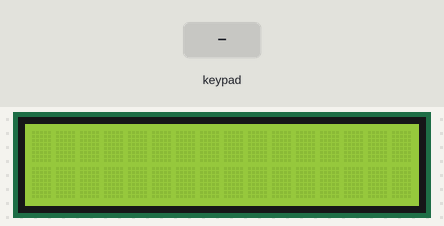
Bench run of a sketch on a simulated Arduino Uno, built with avr-gcc and run on an emulated ATmega328P. Shown: 16×2 character LCD. The inputs (shaded band) are chosen by the test bench.

Above: at 1.2 s.
1.3 s: keypad keys 7 6 5 4 # pressed 0.4 s apart
At 3.2 s:
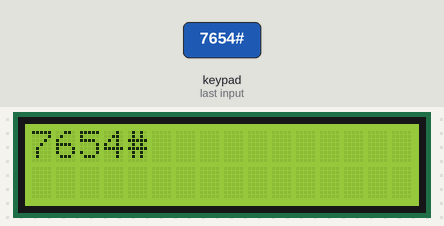
4.8 s: key 'A' pressed
At 5.9 s:
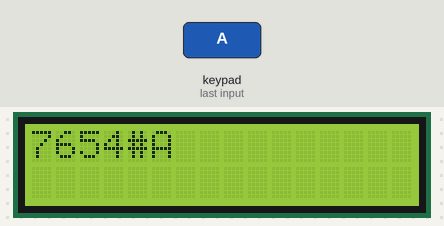
6.3 s: key 'B' pressed
At 7.0 s:
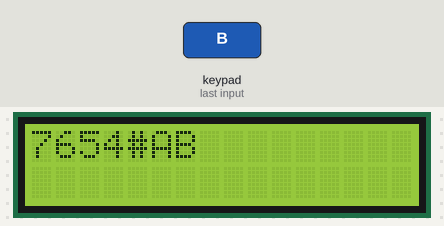
7.8 s: keypad keys 7 6 5 4 * pressed 0.4 s apart
At 10.6 s:
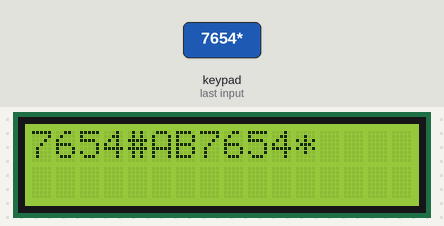
11.3 s: key 'C' pressed
At 12.1 s:
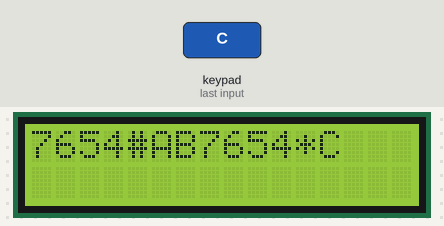
12.8 s: key '*' pressed
At 13.2 s:
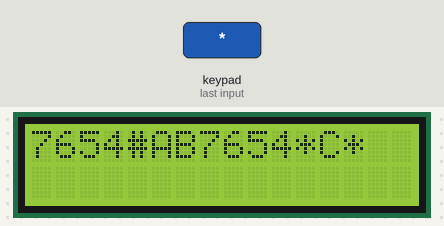
Timing chart, 0 to 15.3 s (numbered marks = the images above; inputs shaded):
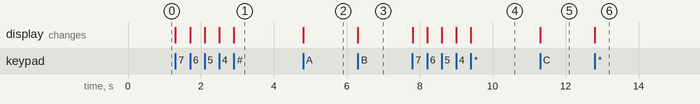

The sketch:

Aula_Pratica_10.ino
```cpp
/**
 * @file Aula_Pratica_10_Q1.ino
 * @brief Aula Prática 10 - Utilizando um teclado matricial 4x4 e um display LCD 16x2
 * @version 1.0
 * @date 2023-06-04
 *
 * A. O roteiro envolve o desenvolvimento de uma lógica em que um teclado matricial 4x4 é utilizado para entrada de dados.
 * B. As teclas pressionadas devem ser mostradas em um display LCD 16x2.
 */

#include <LiquidCrystal.h>
#include <Keypad.h>

// Inicializa o display com os pinos do Arduino
LiquidCrystal lcd(13, 12, 11, 10, 9, 8);

const byte numLinhas = 4;  // número de linhas do teclado
const byte numColunas = 4; // número de colunas do teclado

// MapaTeclas define a tecla pressionada de acordo com a linha e a coluna conforme pressionado no teclado
char MapaTeclas[numLinhas][numColunas] = {
    {'1', '2', '3', 'A'},
    {'4', '5', '6', 'B'},
    {'7', '8', '9', 'C'},
    {'*', '0', '#', 'D'}
};

// Código que mostra as conexões do teclado ao arduino
byte PinosLinhas[numLinhas] = {7, 6, 5, 4};   // Linhas 0 a 3
byte PinosColunas[numColunas] = {3, 2, 1, 0}; // Colunas 0 a 3

// Inicializa a programação do teclado
Keypad MeuTeclado = Keypad(makeKeymap(MapaTeclas), PinosLinhas, PinosColunas, numLinhas, numColunas);

void setup()
{
    lcd.begin(16, 2); // Inicializa o display com 16 colunas e 2 linhas
}

void loop()
{
    char TeclaPressionada = MeuTeclado.getKey();
    if (TeclaPressionada != NO_KEY)
    {
        lcd.print(TeclaPressionada); // Mostra a tecla pressionada no display
    }
}
```

Measured:
- after the input at 1.3 s, the display: first changes at once (image 1 shows a later state)
- after the input at 4.8 s, the display: changes at once (image 2)
- after the input at 6.3 s, the display: changes at once (image 3)
- after the input at 7.8 s, the display: first changes at once (image 4 shows a later state)
- after the input at 11.3 s, the display: changes at once (image 5)
- after the input at 12.8 s, the display: changes at once (image 6)
